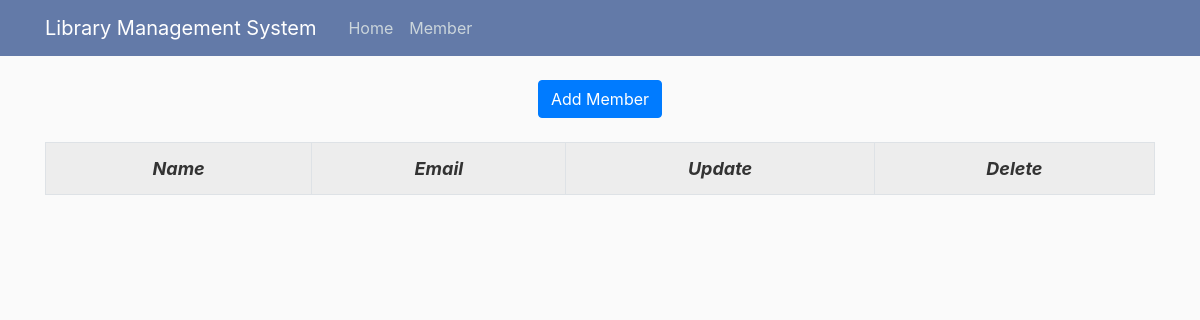
The app's page /member/view, older data.
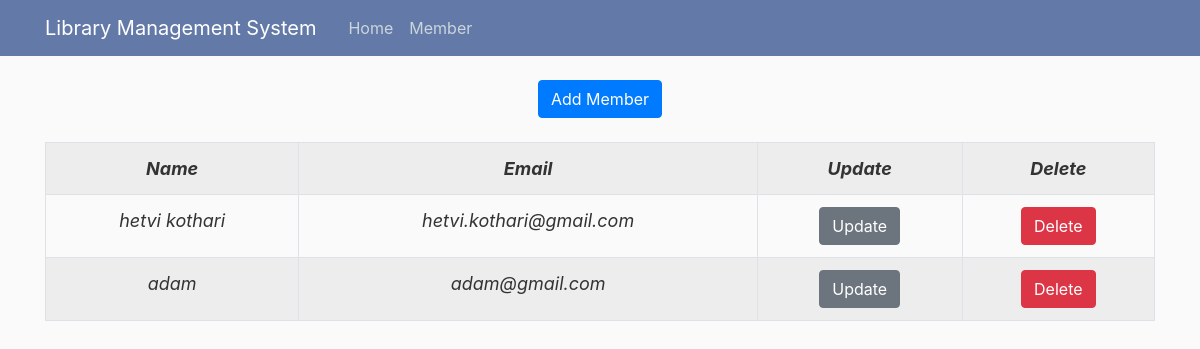
The same page, newer data.
### library/models.py (models this page shows, shortened)
class Member(db.Model):
    id = db.Column(db.Integer, primary_key=True)
    name = db.Column(db.String, unique=True, nullable=False)
    email = db.Column(db.String, unique=True, nullable=False)
    debt = db.Column(db.Integer, default=0)
    transaction = db.relationship('Transaction', backref="member", lazy=True)

### library/routes.py (the view)
@app.route("/member/view", methods=['GET'])
def view_member():
    members = Member.query.all()
    return render_template('member.html', members = members)

### library/templates/member.html (shortened to what this page needs)
{% extends "layout.html" %}
{% block content %}
<div style="text-align: center;"><a href="{{url_for('add_member')}}"><button class="btn btn-primary">Add
            Member</button></a></div> <br>
<table class="table table-striped table-bordered table-responsive-lg">
    <tr>
        <th>Name</th>
        <th>Email</th>
        <th>Update</th>
        <th>Delete</th>
    </tr>
    {% for member in members %}
    <tr>
        <td>{{ member.name }}</td>
        <td>{{ member.email }}</td>
        <td><a href="{{ url_for('update_member', member_id=member.id) }}"><button
                    class="btn btn-secondary">Update</button></a></td>
        <td><button type="button" class="btn btn-danger" data-toggle="modal"
                data-target="#deleteModal-{{member.id}}">Delete</button>
        </td>
    </tr>
    {% endfor %}
</table>
{% endblock content %}

### library/templates/layout.html (shortened to what this page needs)
<!DOCTYPE html>
<html>
<head>
    <link rel="stylesheet" href="https://maxcdn.bootstrapcdn.com/bootstrap/4.0.0/css/bootstrap.min.css"
>
    <link rel="stylesheet" type="text/css" href="{{ url_for('static', filename='main.css') }}">
</head>
<body>
    <header class="site-header">
        <nav class="navbar navbar-expand-md navbar-dark bg-steel fixed-top">
            <div class="container">
                <a class="navbar-brand mr-4" href="{{ url_for('home')}}">Library Management System</a>
                <div class="collapse navbar-collapse" id="navbarToggle">
                    <div class="navbar-nav mr-auto">
                        <a class="nav-item nav-link" href="{{ url_for('home') }}">Home</a>
                        <a class="nav-item nav-link" href="{{ url_for('view_member')}}">Member</a>
                    </div>
                </div>
            </div>
        </nav>
    </header>
    <main role="main" class="container">
        <div class="row">
            <div class="col-md-12">
                {% block content %}{% endblock %}
            </div>
        </div>
    </main>
</body>
</html>

### library/static/main.css (style rules this page uses)
body { background: #fafafa; color: #333333; margin-top: 5rem; }
.bg-steel { background-color: #637aa8; }
.site-header .navbar-nav .nav-link { color: #cbd5db; }
table, th, td { border: 51px solid black; border-collapse: collapse; text-align: center; font-weight: 400; font-size: large; font-style: italic; font-family: -apple-system, BlinkMacSystemFont, 'Segoe UI', Roboto, Oxygen, Ubuntu, Cantarell, 'Open Sans', 'Helvetica Neue', sans-serif; }
th { font-weight: bold; }

Row changes from the older to the newer data that the page shows:
added Member: name "hetvi kothari", email "hetvi.kothari@gmail.com"
added Member: name "adam", email "adam@gmail.com"
